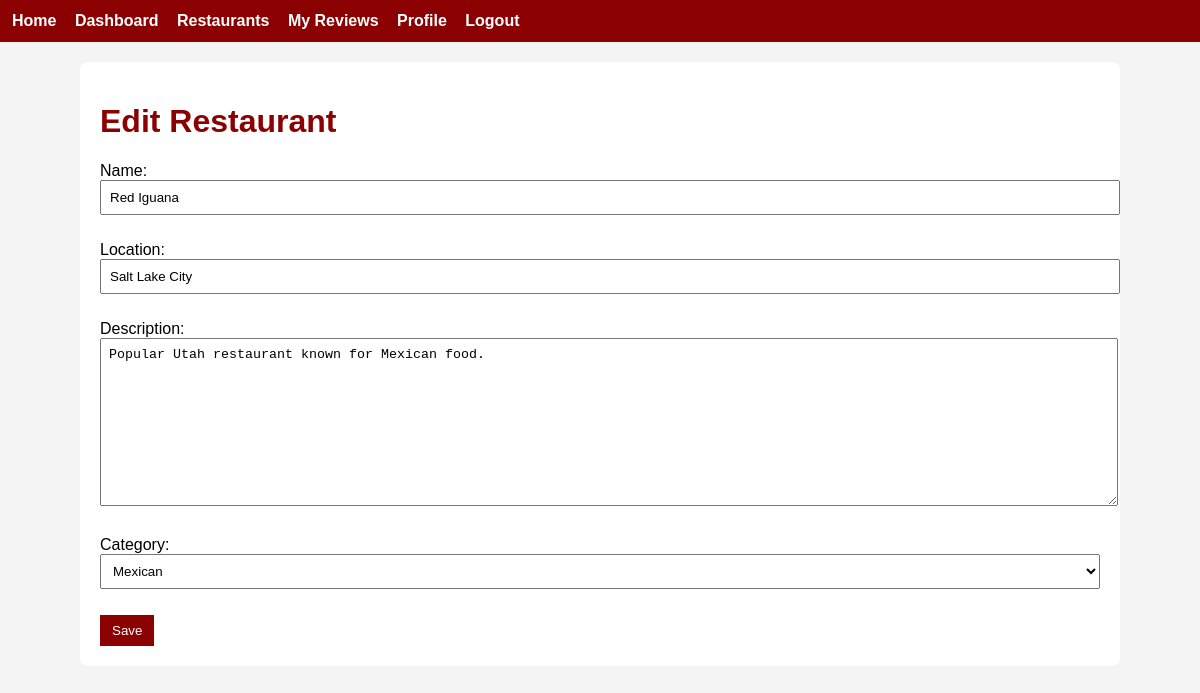
The page /restaurants/edit/1/ (signed in) on the database its author committed.
### foodapp/models.py (models this page shows, shortened)
class Restaurant(models.Model):
    name = models.CharField(max_length=150)
    location = models.CharField(max_length=150)
    description = models.TextField()
    category = models.ForeignKey(Category, on_delete=models.CASCADE)

class Category(models.Model):
    name = models.CharField(max_length=100, unique=True)
    def __str__(self):
        return self.name

### foodapp/views.py (the view)
# urls.py: path('restaurants/edit/<int:restaurant_id>/', views.restaurant_edit, name='restaurant_edit'),
@admin_required
def restaurant_edit(request, restaurant_id):
    restaurant = get_object_or_404(Restaurant, id=restaurant_id)
    form = RestaurantForm(request.POST or None, instance=restaurant)
    if request.method == 'POST' and form.is_valid():
        form.save()
        messages.success(request, 'Restaurant updated successfully.')
        return redirect('restaurant_list')
    return render(request, 'foodapp/form_page.html', {'form': form, 'title': 'Edit Restaurant'})

### foodapp/forms.py
class RestaurantForm(forms.ModelForm):
    class Meta:
        model = Restaurant
        fields = ['name', 'location', 'description', 'category']

### foodapp/templates/foodapp/form_page.html (shortened to what this page needs)
{% extends 'foodapp/base.html' %}
{% block content %}
<h1>{{ title }}</h1>
<form method="post">
    {{ form.as_p }}
    <button type="submit">Save</button>
</form>
{% endblock %}

### foodapp/static/foodapp/css/styles.css (style rules this page uses)
body { font-family: Arial, sans-serif; background: #f4f4f4; margin: 0; }
h1, h2, h3 { color: #8b0000; }
form input, form select, form textarea { width: 100%; padding: 8px; margin-bottom: 10px; }
button, .btn { background: #8b0000; color: white; border: none; padding: 8px 12px; text-decoration: none; display: inline-block; }

### rows shown on the page
Restaurant: name "Red Iguana", location "Salt Lake City", description "Popular Utah restaurant known for Mexican food.", category "Mexican"

### other values the page prints
{{ title }} "Edit Restaurant"
